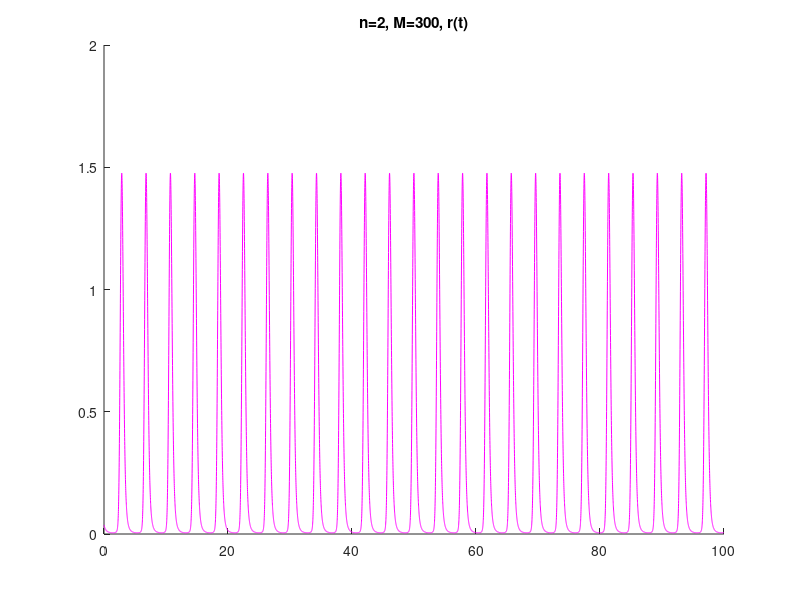
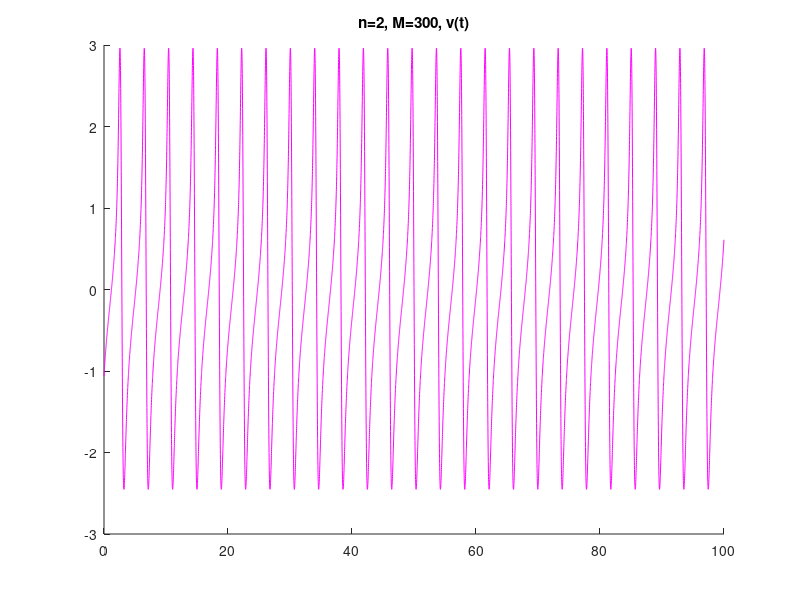
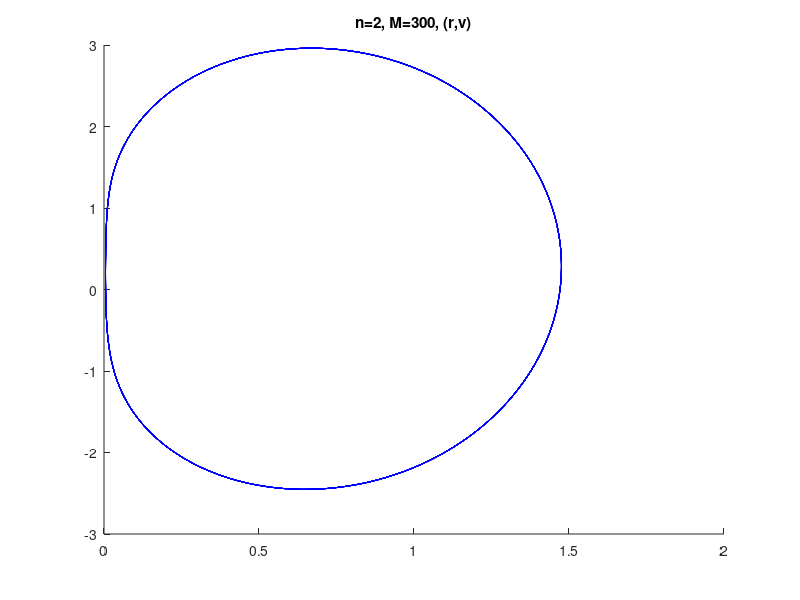

The MATLAB source for these figures, in order:
function plot_GN_dyn
%----------------------------------------------------------------------
% Here we plot the graphs from the output from truncated equations for
% Fourier components, with flat heterogeneity;
%----------------------------------------------------------------------
%-------------------------------------------------------------------------------------------
%Yz1(nq,1:4)=[t(1:end-1,1) Rv(1:end-1,1) Vv(1:end-1,1) ym(1:end-1,Ns+1)];
% Rv -> averaged spiking rate;
% Vv -> averaged potential;
% ym(:,Ns+1) -> solution of the relaxation equation
load('GM_dyn.mat','Yz1'); % time series of solution; M=300;
Yz1(:,1)=Yz1(:,1)-Yz1(1,1); % shifting the timne scale;
Yz1t=Yz1;
%-------------------------------------------------------------------------------------------
% Plotting the results:
%-------------------------------------------------------------------------------------------
figure
title('n=2, M=300, r(t)');
hold on
plot(Yz1t(:,1),Yz1t(:,2),'m-'); 
hold off

figure
title('n=2, M=300, v(t)');
hold on
plot(Yz1t(:,1),Yz1t(:,3),'m-'); 
hold off

figure
title('n=2, M=300, (r,v)');
hold on
plot(Yz1t(:,2),Yz1t(:,3),'b--'); 
hold off

end